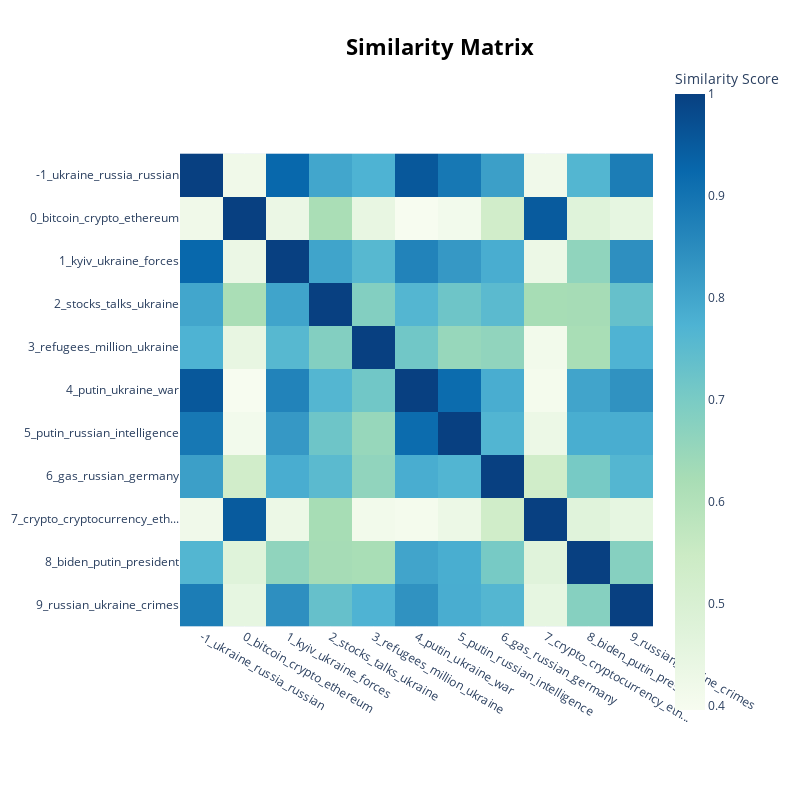

Source (notebook cell):
### Code cell
model.visualize_heatmap()

### Figure 1 — Plotly figure (JSON) as saved in the notebook; plotly's stock layout.template omitted (floating-point values rounded to 4 significant figures)
{"data": [{"coloraxis": "coloraxis", "hovertemplate": "x: %{x}<br>y: %{y}<br>Similarity Score: %{z}<extra></extra>", "type": "heatmap", "x": ["-1_ukraine_russia_russian", "0_bitcoin_crypto_ethereum", "1_kyiv_ukraine_forces", "2_stocks_talks_ukraine", "3_refugees_million_ukraine", "4_putin_ukraine_war", "5_putin_russian_intelligence", "6_gas_russian_germany", "7_crypto_cryptocurrency_eth...", "8_biden_putin_president", "9_russian_ukraine_crimes"], "y": ["-1_ukraine_russia_russian", "0_bitcoin_crypto_ethereum", "1_kyiv_ukraine_forces", "2_stocks_talks_ukraine", "3_refugees_million_ukraine", "4_putin_ukraine_war", "5_putin_russian_intelligence", "6_gas_russian_germany", "7_crypto_cryptocurrency_eth...", "8_biden_putin_president", "9_russian_ukraine_crimes"], "z": [[1.0, 0.4197, 0.9251, 0.7995, 0.7742, 0.9544, 0.8917, 0.813, 0.4175, 0.7648, 0.8806], [0.4197, 1.0, 0.4353, 0.6185, 0.4459, 0.3956, 0.4109, 0.5282, 0.9492, 0.475, 0.4501], [0.9251, 0.4353, 1.0, 0.8032, 0.7587, 0.8677, 0.8249, 0.7843, 0.4316, 0.663, 0.8423], [0.7995, 0.6185, 0.8032, 1.0, 0.6848, 0.7641, 0.7194, 0.7507, 0.6231, 0.6257, 0.7337], [0.7742, 0.4459, 0.7587, 0.6848, 1.0, 0.714, 0.65, 0.6608, 0.4134, 0.6194, 0.7722], [0.9544, 0.3956, 0.8677, 0.7641, 0.714, 1.0, 0.9151, 0.7852, 0.4051, 0.8015, 0.8382], [0.8917, 0.4109, 0.8249, 0.7194, 0.65, 0.9151, 1.0, 0.7664, 0.4315, 0.7834, 0.7849], [0.813, 0.5282, 0.7843, 0.7507, 0.6608, 0.7852, 0.7664, 1.0, 0.5322, 0.7043, 0.7636], [0.4175, 0.9492, 0.4316, 0.6231, 0.4134, 0.4051, 0.4315, 0.5322, 1.0, 0.4697, 0.4501], [0.7648, 0.475, 0.663, 0.6257, 0.6194, 0.8015, 0.7834, 0.7043, 0.4697, 1.0, 0.6789], [0.8806, 0.4501, 0.8423, 0.7337, 0.7722, 0.8382, 0.7849, 0.7636, 0.4501, 0.6789, 1.0]]}], "layout": {"coloraxis": {"colorbar": {"title": {"text": "Similarity Score"}}, "colorscale": [[0, "rgb(247,252,240)"], [0.125, "rgb(224,243,219)"], [0.25, "rgb(204,235,197)"], [0.375, "rgb(168,221,181)"], [0.5, "rgb(123,204,196)"], [0.625, "rgb(78,179,211)"], [0.75, "rgb(43,140,190)"], [0.875, "rgb(8,104,172)"], [1, "rgb(8,64,129)"]]}, "height": 800, "hoverlabel": {"bgcolor": "white", "font": {"family": "Rockwell", "size": 16}}, "legend": {"title": {"text": "Trend"}}, "margin": {"t": 60}, "showlegend": true, "title": {"font": {"color": "Black", "size": 22}, "text": "<b>Similarity Matrix", "x": 0.55, "xanchor": "center", "y": 0.95, "yanchor": "top"}, "width": 800, "xaxis": {"constrain": "domain", "scaleanchor": "y"}, "yaxis": {"autorange": "reversed", "constrain": "domain"}}}
